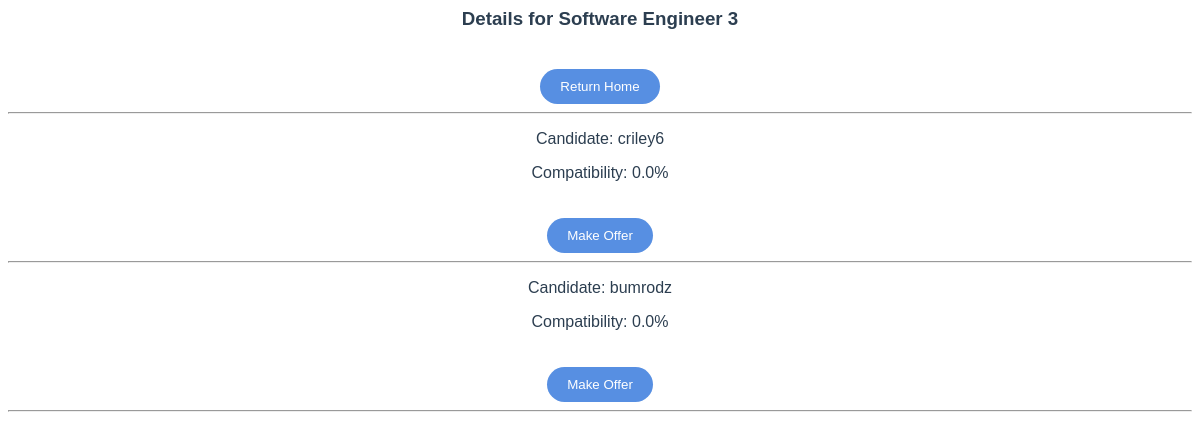
/recruiter/post/view/8, run on the app's committed database.
### users/models.py (models this page shows, shortened)
class Post(models.Model):
    user = models.ForeignKey(User, on_delete=models.CASCADE)
    interests = models.ManyToManyField(Candidate)
    position_title = models.CharField(max_length=100,default='')
    job_type = models.CharField(max_length=100,default='')
    job_city = models.CharField(max_length=100,default='')
    job_state = models.CharField(max_length=100,default='')
    skills = models.CharField(max_length=100,default='')
    description = models.CharField(max_length=500,default='')
    company = models.CharField(max_length=100,default='')
    expiration_date = models.DateField(default=datetime.date.today)
    is_active = models.BooleanField(default = True)

class Candidate(models.Model):
    user = models.OneToOneField(User, on_delete=models.CASCADE, primary_key=True)
    name = models.CharField(max_length=200, default='')
    bio = models.CharField(max_length=500, default='')
    zipcode = models.PositiveIntegerField(default=0)
    skills = models.CharField(max_length=200, default='')
    experience = models.IntegerField(default=0)
    github = models.CharField(max_length=100, default='')
    education = models.CharField(max_length=100, default='')
    def __str__(self):
        return self.user.username

class User(AbstractUser):
    is_candidate = models.BooleanField(default = False)
    is_recruiter = models.BooleanField(default = False)

### users/views.py (the view)
# urls.py: path('recruiter/post/view/<int:pk>', PostDetailView, name='recruiter_post_detail_view'),
def PostDetailView(request, pk):
    post = get_object_or_404(Post, pk=pk)
    matching = {}
    for candidate in post.interests.all():
        total = 0
        for s1 in candidate.skills.split(", "):
            for s2 in post.skills.split(", "):
                if( s1 == s2 ):
                    total += 1
        x = (total / 5) * 100
        if total > 5:
            x = 100
        matching[candidate] = x
    context = {}
    context['post'] = post
    context['matching'] = matching
    return render(request, 'recruiter/post_details.html', context)

### users/templates/recruiter/post_details.html (shortened to what this page needs)
{% load static %} <html lang="en">
<head>
    <link rel="stylesheet" type="text/css" href="{% static 'css/style.css' %}">
</head>
<body>
    <h3>Details for {{post.position_title}}</h3>
    <button><a href="/">Return Home</a></button>
    <hr>
    {% for key, value in matching.items %}
        <p> Candidate: {{key}} </p>
        <p>Compatibility: {{value}}%</p>
        <button><a href="/recruiter/post/offer/create?post_id={{post.id}}&user_id={{key.user.id}}">Make Offer</a></button>
        <hr>
    {% endfor %}
</body>
</html>

### static/css/style.css (style rules this page uses)
body { font-family: Avenir, Helvetica, Arial, sans-serif; -webkit-font-smoothing: antialiased; -moz-osx-font-smoothing: grayscale; text-align: center; color: #2c3e50; }
button { background: #578fe2; border: 0; padding: 10px 20px; margin-top: 20px; color: white; border-radius: 20px; }
a { text-decoration: none; color: white; }

### data on the page
Post: position_title "Software Engineer 3"
Candidate: user_id.username "criley6", value "0.0"
Candidate: user_id.username "bumrodz", value "0.0"
